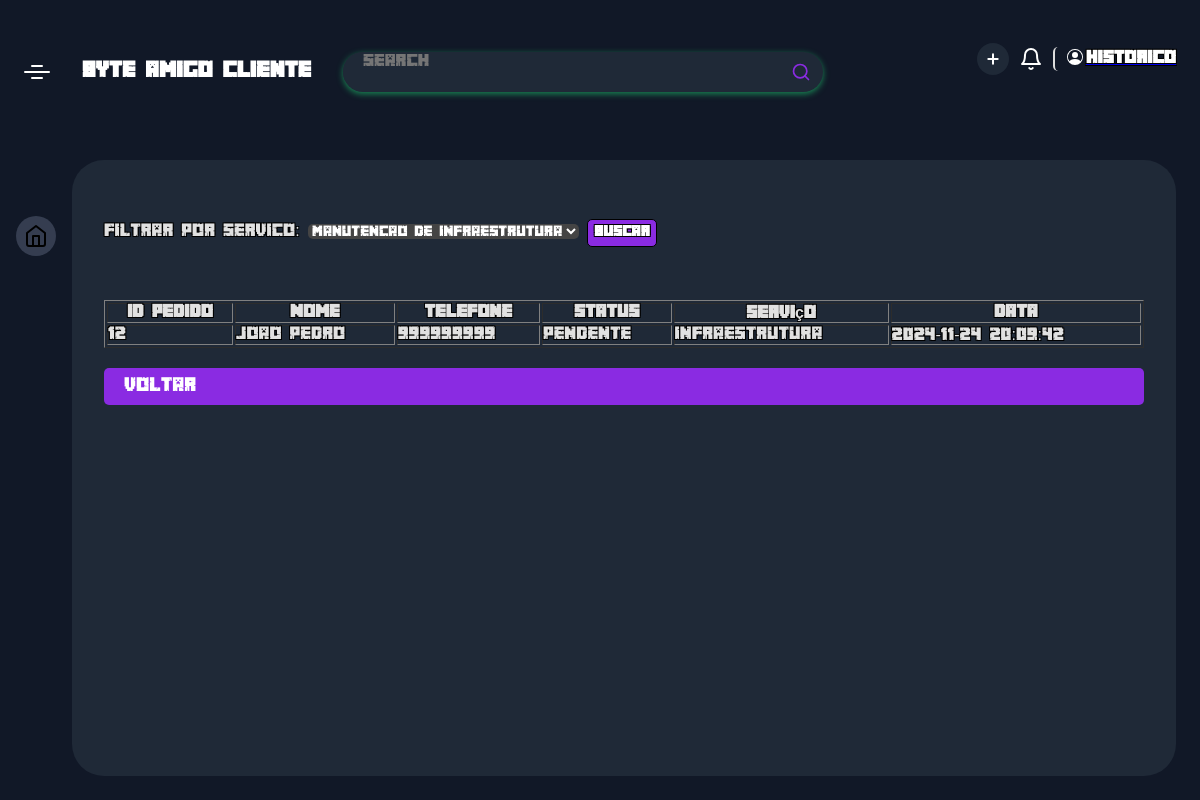
Page /historico.php?servico=infraestrutura (signed in) on the committed database.
### tables this page shows
CREATE TABLE `pedidos` (
  `id` int(11) NOT NULL,
  `ID_usuario` int(11) DEFAULT NULL,
  `servico` varchar(50) NOT NULL,
  `descricao` text DEFAULT NULL,
  `data_pedido` timestamp NOT NULL DEFAULT current_timestamp(),
  `ID_tecnico` int(11) DEFAULT NULL,
  `Status` varchar(30) NOT NULL
);

CREATE TABLE `usuario` (
  `ID_usuario` int(255) NOT NULL,
  `Nome` varchar(255) DEFAULT NULL,
  `Email` varchar(255) NOT NULL,
  `telefone` int(11) DEFAULT NULL,
  `Administrator` bit(1) DEFAULT NULL,
  `senha` varchar(255) NOT NULL
);

### historico.php (the view, shortened to what this page needs)
<?php
include 'conectar.php';
$idUsuarioLogado = $_SESSION['user_id'];
$servicoFiltro = $_GET['servico'] ?? '';
$query = "
    SELECT
        pedidos.id,
        usuario.Nome,
        usuario.telefone,
        pedidos.status,
        pedidos.servico,
        pedidos.data_pedido
    FROM
        pedidos
    INNER JOIN
        usuario ON pedidos.ID_usuario = usuario.ID_usuario
    WHERE pedidos.ID_usuario = ?
";
$params = [$idUsuarioLogado];
if (!empty($servicoFiltro)) {
    $query .= " AND pedidos.servico = ?";
    $params[] = $servicoFiltro;
}
$query .= " ORDER BY pedidos.data_pedido DESC";
$stmt = $pdo->prepare($query);
$stmt->execute($params);
$pedidos = $stmt->fetchAll();
?>
<!DOCTYPE html>
<html lang="en">
<head>
    <link rel="stylesheet" href="./css/dashboard.css">
    <link rel="stylesheet" href="./css/button.css">
    <link rel="stylesheet" href="./css/home.css">
</head>
<body>
    <div class="app-container">
        <div class="app-header">
        <div class="app-header-left">
        <span class="app-icon"></span>
        <p class="app-name">byte amigo cliente</p>
        <div class="search-wrapper">
        <input class="search-input" type="text" placeholder="Search">
        <svg xmlns="http://www.w3.org/2000/svg" width="20" height="20" fill="none" stroke="currentColor" stroke-linecap="round" stroke-linejoin="round" stroke-width="2" class="feather feather-search" viewBox="0 0 24 24">
        <defs></defs>
        <circle cx="11" cy="11" r="8"></circle>
        <path d="M21 21l-4.35-4.35"></path>
        </svg>
        </div>
        </div>
        <div class="app-header-right">
        <button class="add-btn" title="Add New Project">
        <svg class="btn-icon" xmlns="http://www.w3.org/2000/svg" width="16" height="16" viewBox="0 0 24 24" fill="none" stroke="currentColor" stroke-width="3" stroke-linecap="round" stroke-linejoin="round" class="feather feather-plus">
        <line x1="12" y1="5" x2="12" y2="19" />
        <line x1="5" y1="12" x2="19" y2="12" /></svg>
        </button>
        <button class="notification-btn">
        <svg xmlns="http://www.w3.org/2000/svg" width="24" height="24" viewBox="0 0 24 24" fill="none" stroke="currentColor" stroke-width="2" stroke-linecap="round" stroke-linejoin="round" class="feather feather-bell">
        <path d="M18 8A6 6 0 0 0 6 8c0 7-3 9-3 9h18s-3-2-3-9" />
        <path d="M13.73 21a2 2 0 0 1-3.46 0" /></svg>
        </button>
        <a href="editcar.php"><button   class="profile-btn">
        <span>Historico</span>
        </button></a>
        </div>
        </div>
        <div class="app-content">
        <div class="app-sidebar">
        <a href="" class="app-sidebar-link active">
        <svg xmlns="http://www.w3.org/2000/svg" width="24" height="24" viewBox="0 0 24 24" fill="none" stroke="currentColor" stroke-width="2" stroke-linecap="round" stroke-linejoin="round" class="feather feather-home">
        <path d="M3 9l9-7 9 7v11a2 2 0 0 1-2 2H5a2 2 0 0 1-2-2z" />
        <polyline points="9 22 9 12 15 12 15 22" /></svg>
        </a>
        </div>
        <div class="projects-section">
        <form method="GET" action="historico.php">
        <label for="servico">Filtrar por Servico:</label>
        <select class="" id="servico" name="servico">
            <option value="infraestrutura" <?php if ($servicoFiltro == 'infraestrutura') echo 'selected'; ?>>Manutencao de Infraestrutura</option>
        </select>
        <button type="submit">Buscar</button>
    </form>
    <table border="1">
        <thead>
            <tr>
                <th>ID Pedido</th>
                <th>Nome</th>
                <th>Telefone</th>
                <th>Status</th>
                <th>Serviço</th>
                <th>Data</th>
            </tr>
        </thead>
        <tbody>
            <?php foreach ($pedidos as $pedido): ?>
                <tr>
                    <td><?= htmlspecialchars($pedido['id']) ?></td>
                    <td><?= htmlspecialchars($pedido['Nome']) ?></td>
                    <td><?= htmlspecialchars($pedido['telefone']) ?></td>
                    <td><?= htmlspecialchars($pedido['status']) ?></td>
                    <td><?= htmlspecialchars($pedido['servico']) ?></td>
                    <td><?= htmlspecialchars($pedido['data_pedido']) ?></td>
                </tr>
            <?php endforeach; ?>
        </tbody>
   </table>
        <a href="home.php" class="btn-contrate">Voltar</a>
</body>
</html>

### css/dashboard.css (style rules this page uses)
* { box-sizing: border-box; font-family: 'minecraft'; }
:root { --app-container: #2600ff; --app-container: #111827; --main-color: #fff; --secondary-color: rgba(255, 255, 255, .8); --projects-section: #1f2937; --link-color: rgba(255, 255, 255, .8); --link-color-hover: rgba(195, 207, 244, 0.1); --link-color-active-bg: rgba(195, 207, 244, 0.2); --button-bg: #1f2937; --search-area-bg: #1f2937; --message-box-hover: #243244; --message-box-border: rgba(255, 255, 255, .1); --star: #ffd92c; --light-font: rgba(255, 255, 255, .8); --more-list-bg: #ffffff; --more-list-bg-hover: rgba(195, 207, 244, 0.1); --more-list-shadow: rgba(195, 207, 244, 0.1); --message-btn: rgba(195, 207, 244, 0.1); }
html, body { width: 100%; height: 100vh; margin: 0; }
body { font-family: 'minecraft', sans-serif; overflow: hidden; display: flex; justify-content: center; background-color: var(--app-container); }
button, a { cursor: pointer; }
.app-container { width: 100%; display: flex; flex-direction: column; height: 100%; background-color: var(--app-container); transition: 0.2s; max-width: 1800px; }
.app-container button, .app-container input, .app-container optgroup, .app-container select, .app-container textarea { font-family: 'minecraft', sans-serif; }
.app-content { display: flex; height: 100%; overflow: hidden; padding: 16px 24px 24px 0; }
.app-header { display: flex; justify-content: space-between; align-items: center; width: 100%; padding: 16px 24px; position: relative; }
.app-header-left, .app-header-right { display: flex; align-items: center; }
.app-header-left { flex-grow: 1; }
.app-header-right button { margin-left: 10px; }
.app-icon { width: 26px; height: 2px; border-radius: 4px; background-color: var(--main-color); position: relative; }
.app-icon:before, .app-icon:after { content: ''; position: absolute; width: 12px; height: 2px; border-radius: 4px; background-color: var(--main-color); left: 50%; transform: translatex(-50%); }
.app-icon:before { top: -6px; }
.app-icon:after { bottom: -6px; }
.app-name { color: var(--main-color); margin: 0; font-size: 20px; line-height: 24px; font-weight: 700; margin: 0 32px; }
.search-wrapper { border-radius: 20px; background-color: var(--search-area-bg); padding-right: 12px; height: 40px; display: flex; justify-content: space-between; align-items: center; width: 100%; max-width: 480px; color: blueviolet; box-shadow: 0 2px 6px 0 #198754; overflow: hidden; }
.search-input { border: none; flex: 1; outline: none; height: 100%; padding: 0 20px; font-size: 16px; background-color: var(--search-area-bg); color: var(--main-color); }
.search-input:placeholder { color: var(--main-color); opacity: 0.6; }
.add-btn { color: #fff; background-color: var(--button-bg); padding: 0; border: 0; border-radius: 50%; width: 32px; height: 32px; display: flex; align-items: center; justify-content: center; }
.notification-btn { color: var(--main-color); padding: 0; border: 0; background-color: transparent; height: 32px; display: flex; justify-content: center; align-items: center; }
.profile-btn { padding: 0; border: 0; background-color: transparent; display: flex; align-items: center; padding-left: 12px; border-left: 2px solid #ddd; }
.profile-btn span { color: var(--main-color); font-size: 16px; line-height: 24px; font-weight: 700; }
.app-sidebar { padding: 40px 16px; display: flex; flex-direction: column; align-items: center; }
.app-sidebar-link { color: var(--main-color); color: var(--link-color); margin: 16px 0; transition: 0.2s; border-radius: 50%; flex-shrink: 0; width: 40px; height: 40px; display: flex; justify-content: center; align-items: center; }
.app-sidebar-link.active { background-color: var(--link-color-active-bg); color: var(--link-color-active); }
.projects-section { flex: 2; background-color: var(--projects-section); border-radius: 32px; padding: 32px 32px 0 32px; overflow: hidden; height: 100%; display: flex; flex-direction: column; }

### css/home.css (style rules this page uses)
* { margin: 0; padding: 0; box-sizing: border-box; }
body { font-family: Arial, sans-serif; background-color: #2b2e38; display: flex; justify-content: center; align-items: center; height: 100vh; font-family: 'minecraft'; }
.btn-contrate { display: inline-block; margin-top: 20px; padding: 10px 20px; background-color: blueviolet; color: #ffffff; text-decoration: none; font-size: 1.1rem; border-radius: 5px; transition: background-color 0.3s ease; }

### rows in the picture
pedidos: id "12", ID_usuario.Nome "Joao Pedro", ID_usuario.telefone "999999999", Status "Pendente", servico "infraestrutura", data_pedido "2024-11-24 20:09:42"
